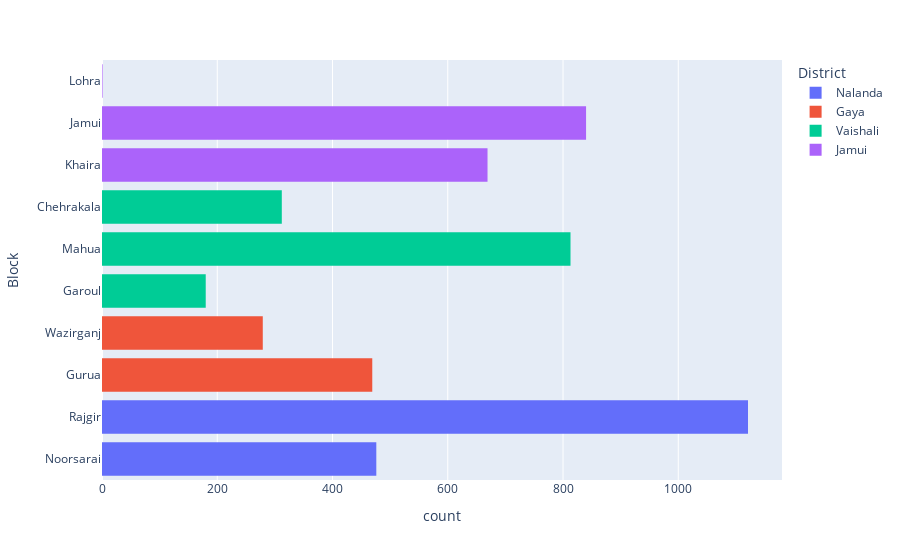

Source (notebook cell):
### Code cell
px.histogram(df , y='Block' , color='District' )

### Figure 1 — Plotly figure (JSON) as saved in the notebook; plotly's stock layout.template omitted (floating-point values rounded to 4 significant figures; data arrays with more than 128 entries replaced by an {"elided": "..."} marker saying what was removed)
{"data": [{"alignmentgroup": "True", "bingroup": "y", "hovertemplate": "District=Nalanda<br>count=%{x}<br>Block=%{y}<extra></extra>", "legendgroup": "Nalanda", "marker": {"color": "#636efa", "pattern": {"shape": ""}}, "name": "Nalanda", "offsetgroup": "Nalanda", "orientation": "h", "showlegend": true, "type": "histogram", "xaxis": "x", "y": {"elided": "1597 str values"}, "yaxis": "y"}, {"alignmentgroup": "True", "bingroup": "y", "hovertemplate": "District=Gaya<br>count=%{x}<br>Block=%{y}<extra></extra>", "legendgroup": "Gaya", "marker": {"color": "#EF553B", "pattern": {"shape": ""}}, "name": "Gaya", "offsetgroup": "Gaya", "orientation": "h", "showlegend": true, "type": "histogram", "xaxis": "x", "y": {"elided": "748 str values"}, "yaxis": "y"}, {"alignmentgroup": "True", "bingroup": "y", "hovertemplate": "District=Vaishali<br>count=%{x}<br>Block=%{y}<extra></extra>", "legendgroup": "Vaishali", "marker": {"color": "#00cc96", "pattern": {"shape": ""}}, "name": "Vaishali", "offsetgroup": "Vaishali", "orientation": "h", "showlegend": true, "type": "histogram", "xaxis": "x", "y": {"elided": "1305 str values"}, "yaxis": "y"}, {"alignmentgroup": "True", "bingroup": "y", "hovertemplate": "District=Jamui<br>count=%{x}<br>Block=%{y}<extra></extra>", "legendgroup": "Jamui", "marker": {"color": "#ab63fa", "pattern": {"shape": ""}}, "name": "Jamui", "offsetgroup": "Jamui", "orientation": "h", "showlegend": true, "type": "histogram", "xaxis": "x", "y": {"elided": "1510 str values"}, "yaxis": "y"}], "layout": {"barmode": "relative", "legend": {"title": {"text": "District"}, "tracegroupgap": 0}, "margin": {"t": 60}, "xaxis": {"anchor": "y", "domain": [0, 1], "title": {"text": "count"}}, "yaxis": {"anchor": "x", "domain": [0, 1], "title": {"text": "Block"}}}}
